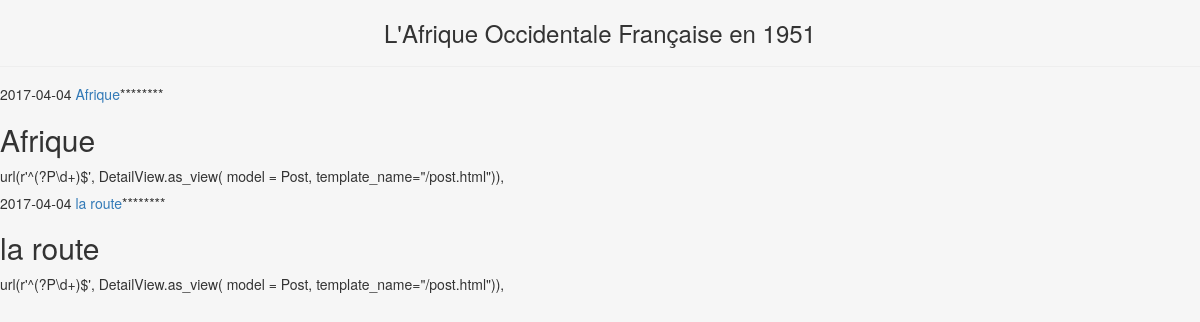
Screenshot of /blog/ with the database file from the repository.
### blog/models.py (models this page shows, shortened)
class Post(models.Model):
	title = models.CharField(max_length=140)
	body  = models.TextField()
	date  = models.DateTimeField()

### blog/templates/blog/post.html
{% extends "blog/blog.html" %}
{% block content %}
	{% for post in object_list %}
		<h5>{{ post.date|date:"Y-m-d" }}<a href="blog/{{post.id}}">  {{ post.title }}</a>********</h5>
		<h2>{{ post.title}}</h2>
				url(r'^(?P<pk>\d+)$', DetailView.as_view(
                                    model = Post,
                                    template_name="/post.html")),
{% endfor %}
    {% endblock %}

### rows the page displays
Post: date "2017-04-04", title "Afrique"
Post: date "2017-04-04", title "la route"
